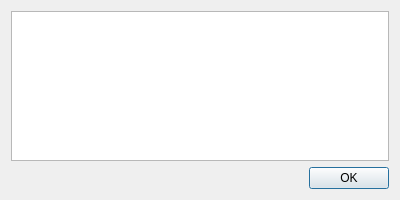
<?xml version="1.0" encoding="UTF-8"?>
<ui version="4.0">
 <class>ErrorWindow</class>
 <widget class="QDialog" name="ErrorWindow">
  <property name="geometry">
   <rect>
    <x>0</x>
    <y>0</y>
    <width>400</width>
    <height>200</height>
   </rect>
  </property>
  <property name="sizePolicy">
   <sizepolicy hsizetype="Fixed" vsizetype="Fixed">
    <horstretch>0</horstretch>
    <verstretch>0</verstretch>
   </sizepolicy>
  </property>
  <property name="minimumSize">
   <size>
    <width>400</width>
    <height>200</height>
   </size>
  </property>
  <property name="maximumSize">
   <size>
    <width>400</width>
    <height>200</height>
   </size>
  </property>
  <property name="focusPolicy">
   <enum>Qt::FocusPolicy::ClickFocus</enum>
  </property>
  <property name="windowTitle">
   <string>Dialog</string>
  </property>
  <layout class="QVBoxLayout" name="verticalLayout_2">
   <item>
    <layout class="QVBoxLayout" name="layout">
     <item>
      <widget class="QTextBrowser" name="text_browser"/>
     </item>
     <item>
      <widget class="QDialogButtonBox" name="button_box">
       <property name="orientation">
        <enum>Qt::Orientation::Horizontal</enum>
       </property>
       <property name="standardButtons">
        <set>QDialogButtonBox::StandardButton::Ok</set>
       </property>
      </widget>
     </item>
    </layout>
   </item>
  </layout>
 </widget>
 <resources/>
 <connections>
  <connection>
   <sender>button_box</sender>
   <signal>rejected()</signal>
   <receiver>ErrorWindow</receiver>
   <slot>reject()</slot>
   <hints>
    <hint type="sourcelabel">
     <x>316</x>
     <y>260</y>
    </hint>
    <hint type="destinationlabel">
     <x>286</x>
     <y>274</y>
    </hint>
   </hints>
  </connection>
  <connection>
   <sender>button_box</sender>
   <signal>accepted()</signal>
   <receiver>ErrorWindow</receiver>
   <slot>accept()</slot>
   <hints>
    <hint type="sourcelabel">
     <x>248</x>
     <y>254</y>
    </hint>
    <hint type="destinationlabel">
     <x>157</x>
     <y>274</y>
    </hint>
   </hints>
  </connection>
 </connections>
</ui>
